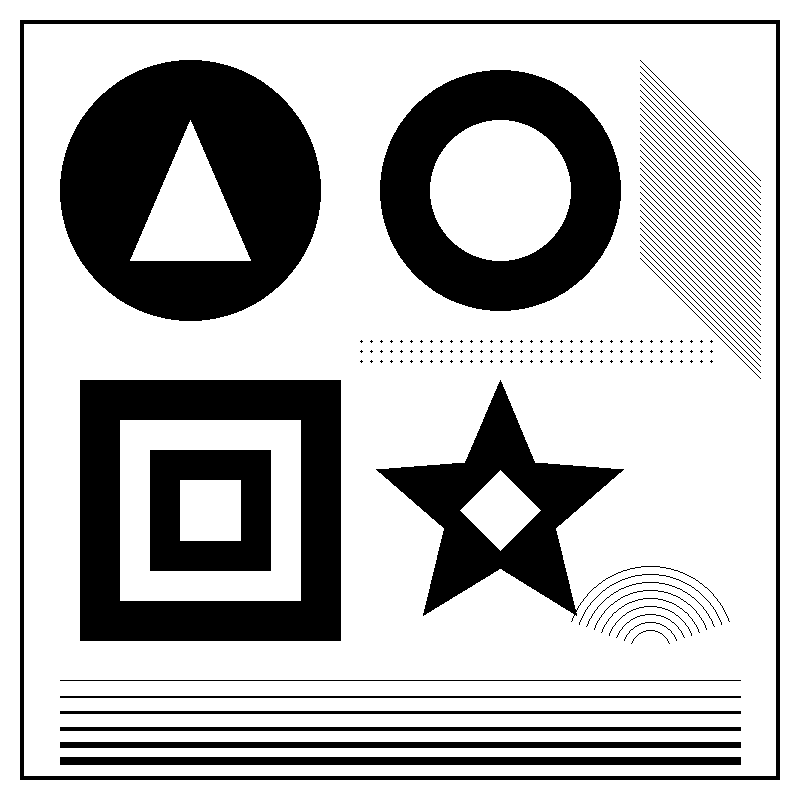
#> input picture algorithm_improvement_pics/Cursor/01_bw_shapes_holes_lines.png, 800 x 800 px
$ python -i palette.py   (imports and definitions only)
#> lines starting #> are read from the running program, lines starting #| are printed output that depends on the picture; after the words box and inside, x2 and y2 are one past the last pixel; in counts of white or black regions, pixels touching at a corner belong together
### src/vectorizer/raster/preprocess.py
"""Preprocessing applied to a copy of the source; never mutates the original."""

from __future__ import annotations

from PIL import Image, ImageFilter

from vectorizer.domain.settings import TraceSettings


# [42 lines left out: function preprocess_image, not called in this run]


def cel_stroke_mask(rgb: Image.Image | object, *, bleed_ink: bool = False) -> object:
    """Boolean mask of dark ink outlines abutting brighter fills.

    JPEG cel art browns true black; require local contrast so couch shadows are
    not treated as strokes.

    `bleed_ink` also accepts thin lines whose chroma was smeared in from a
    saturated fill (fold lines on a yellow curtain read as olive ~(108,80,6)).
    """
    import numpy as np

    if isinstance(rgb, Image.Image):
        arr = np.asarray(rgb.convert("RGB"), dtype=np.uint8)
    else:
        arr = np.asarray(rgb, dtype=np.uint8)
    gray = (
        0.299 * arr[..., 0] + 0.587 * arr[..., 1] + 0.114 * arr[..., 2]
    ).astype(np.float32)
    padded = np.pad(gray, 1, mode="edge")
    neigh_max = np.maximum.reduce(
        [
            padded[:-2, 1:-1],
            padded[2:, 1:-1],
            padded[1:-1, :-2],
            padded[1:-1, 2:],
            padded[:-2, :-2],
            padded[:-2, 2:],
            padded[2:, :-2],
            padded[2:, 2:],
        ]
    )
    sat = arr.max(axis=2).astype(np.int16) - arr.min(axis=2).astype(np.int16)
    contrast = neigh_max - gray
    # Classic cel: dark ink against bright fills (Simpsons pink/orange).
    edge_ink = (gray <= 88.0) & (contrast >= 32.0) & (sat <= 95)
    # Dark-on-dark (Bar green feathers): near-black with modest local lift.
    dark_on_dark = (gray <= 42.0) & (contrast >= 14.0) & (sat <= 55)
    # Thin slate outlines (clouds, sails) are too light for the luma gate;
    # a black-hat (closing minus image) finds lines narrower than the kernel
    # while ignoring wide shadow bands.
    side = max(arr.shape[:2])
    kernel = 5 if side <= 2600 else 7
    gray_img = Image.fromarray(np.clip(gray, 0, 255).astype(np.uint8), "L")
    closed = gray_img.filter(ImageFilter.MaxFilter(kernel)).filter(
        ImageFilter.MinFilter(kernel)
    )
    black_hat = np.asarray(closed, dtype=np.float32) - gray
    thin_ink = (black_hat >= 40.0) & (gray <= 125.0) & (sat <= 90)
    mask = edge_ink | dark_on_dark | thin_ink
    if bleed_ink:
        mask |= (black_hat >= 70.0) & (gray <= 105.0) & (sat <= 135)
    return mask


# [439 lines left out: functions cleanup_cel_fills, prepare_cel_ink, _majority_clean_fills, _despeckle_fills, _thin_stroke_shoulders, _label_regions and 1 more, not called in this run]


def _binary_dilate(mask: object, iterations: int = 1) -> object:
    import numpy as np

    m = np.asarray(mask, dtype=bool)
    for _ in range(max(1, iterations)):
        p = np.pad(m, 1, constant_values=False)
        m = (
            p[:-2, 1:-1]
            | p[2:, 1:-1]
            | p[1:-1, :-2]
            | p[1:-1, 2:]
            | p[:-2, :-2]
            | p[:-2, 2:]
            | p[2:, :-2]
            | p[2:, 2:]
            | m
        )
    return m


# [18 lines left out: function _binary_erode, not called in this run]


def _binary_close(mask: object) -> object:
    return _binary_erode(_binary_dilate(mask, 1), 1)


# [412 lines left out: functions _bridge_stroke_gaps, _four_connect_strokes, _pale_neutral_fill, _palette_plateau_fill, _inpaint_masked, scrub_chroma_key_alpha and 5 more, not called in this run]

### src/vectorizer/raster/color.py
"""Perceptual color helpers used by palette constraint and blend tracing."""

from __future__ import annotations

import numpy as np

from vectorizer.domain.settings import normalize_hex


def hex_to_rgb(value: str) -> tuple[int, int, int]:
    text = normalize_hex(value)[1:]
    return int(text[0:2], 16), int(text[2:4], 16), int(text[4:6], 16)


def rgb_to_hex(rgb: tuple[int, int, int]) -> str:
    r, g, b = (int(c) for c in rgb)
    return f"#{r:02x}{g:02x}{b:02x}"


def srgb_u8_to_oklab(rgb: np.ndarray) -> np.ndarray:
    """Convert uint8 sRGB (..., 3) to OKLab float32. Public-domain OKLab (Ottosson)."""
    arr = np.asarray(rgb, dtype=np.float32) / 255.0
    linear = np.where(arr <= 0.04045, arr / 12.92, ((arr + 0.055) / 1.055) ** 2.4)
    r = linear[..., 0]
    g = linear[..., 1]
    b = linear[..., 2]
    l = 0.4122214708 * r + 0.5363325363 * g + 0.0514459929 * b
    m = 0.2119034982 * r + 0.6806995451 * g + 0.1073969566 * b
    s = 0.0883024619 * r + 0.2817188376 * g + 0.6299787005 * b
    l_ = np.cbrt(np.clip(l, 0.0, None))
    m_ = np.cbrt(np.clip(m, 0.0, None))
    s_ = np.cbrt(np.clip(s, 0.0, None))
    L = 0.2104542553 * l_ + 0.7936177850 * m_ - 0.0040720468 * s_
    A = 1.9779984951 * l_ - 2.4285922050 * m_ + 0.4505937099 * s_
    B = 0.0259040371 * l_ + 0.7827717662 * m_ - 0.8086757660 * s_
    return np.stack((L, A, B), axis=-1).astype(np.float32)


# [58 lines left out: functions nearest_oklab, project_coverage, not called in this run]

### src/vectorizer/domain/settings.py
"""Validated vectorization settings mapped to the active backend."""

from __future__ import annotations

from dataclasses import asdict, dataclass, fields, replace
from enum import Enum
from typing import Any, Mapping


class WorkflowMode(str, Enum):
    AUTOMATIC = "automatic"
    BASIC = "basic"
    ADVANCED = "advanced"


class AutomaticQuality(str, Enum):
    """Quality presets used only while workflow is Automatic.

    The same three labels mean different things by image type. For blended or
    hard artwork they describe the input (noise and blend width). For
    photographs they describe the output (how many shapes to keep).
    """

    FAST = "fast"
    BALANCED = "balanced"
    HIGH = "high"


class AaArtifactRejection(str, Enum):
    """How hard to drop anti-aliased fringe that is not a real feature.

    This is not a minimum-pixel filter; `filter_speckle` already covers that.
    """

    NONE = "none"
    MODERATE = "moderate"
    AGGRESSIVE = "aggressive"


class ColorMode(str, Enum):
    COLOR = "color"
    BINARY = "binary"


class HierarchyMode(str, Enum):
    STACKED = "stacked"
    CUTOUT = "cutout"


class PathFitMode(str, Enum):
    SPLINE = "spline"
    POLYGON = "polygon"
    PIXEL = "none"


class EdgeTreatment(str, Enum):
    """How boundary pixels are interpreted before curves are placed."""

    AUTO = "auto"
    BLENDED = "blended"
    HARD = "hard"
    PHOTO = "photo"


class SvgPaintStyle(str, Enum):
    """Export paint style for SVG (and SVG-derived previews).

    FILL — filled shapes only.
    STROKE_FILL — fill plus a same-color hairline (simple gap workaround).
    GAP_FILLER — filled shapes over average-color understrokes along shared edges.
    STROKE_EDGES — one stroke per shared edge, no fills (laser / vinyl cutting).
    """

    FILL = "fill"
    STROKE_FILL = "stroke_fill"
    GAP_FILLER = "gap_filler"
    STROKE_EDGES = "stroke_edges"


class DxfCurveMode(str, Enum):
    """DXF geometry. Fills are omitted in every mode."""

    LINES = "lines"
    LINES_AND_ARCS = "lines_and_arcs"
    SPLINES = "splines"


class DxfLineDensity(str, Enum):
    """Sample count for LINES mode only.

    Lines-and-arcs and splines keep their own geometry and ignore this.
    """

    FEW = "few"
    NORMAL = "normal"
    MANY = "many"


class EpsCompatibility(str, Enum):
    """PostScript level Inkscape uses for EPS.

    COMPACT is Level 3 (smaller files; Inkscape's own default, so existing
    EPS output stays the same size). COMPATIBLE is Level 2, which opens in
    more tools.
    """

    COMPACT = "compact"
    COMPATIBLE = "compatible"


@dataclass(frozen=True)
class TraceSettings:
    """Parameters that affect VTracer 0.6.x plus app-side preprocessing.

    Backend kwargs exclude preprocess fields. Values are validated before use.
    """

    workflow: WorkflowMode = WorkflowMode.AUTOMATIC
    automatic_quality: AutomaticQuality = AutomaticQuality.BALANCED
    colormode: ColorMode = ColorMode.COLOR
    hierarchical: HierarchyMode = HierarchyMode.STACKED
    mode: PathFitMode = PathFitMode.SPLINE
    filter_speckle: int = 4
    color_precision: int = 6
    layer_difference: int = 16
    corner_threshold: int = 60
    length_threshold: float = 4.0
    max_iterations: int = 10
    splice_threshold: int = 45
    path_precision: int = 3
    # App-side preprocessing (applied before VTracer; original image stays unchanged).
    preserve_transparency: bool = True
    remove_background: bool = False
    background_r: int = 255
    background_g: int = 255
    background_b: int = 255
    background_tolerance: int = 32
    # Soft palette control via quantization before tracing (None/0 = off).
    # VTracer 0.6 has no palette= kwarg; this is an honest preprocess substitute.
    target_colors: int = 0
    # Light median smooth on RGB before tracing (helps JPEG/photo noise).
    # Alpha is preserved; Automatic mode may enable this for noisy content.
    smooth_noise: bool = False
    # When False, the worker traces the provided raster as-is (used for
    # segmentation retrace so edits are not re-quantized away).
    apply_preprocess: bool = True
    # Blended artwork keeps anti-aliasing and places curves inside those pixels.
    # Hard artwork and pixel art snap to flat colors. Photographs posterize.
    edge_treatment: EdgeTreatment = EdgeTreatment.AUTO
    # Exact output colors. Empty means the tracer may choose.
    palette: tuple[str, ...] = ()
    # Max sRGB distance (0–255) for palette snap. 255 = always snap (legacy).
    # Lower values leave unmatched fringe colors unchanged until remapped/removed.
    palette_tolerance: int = 255
    # Optional (source, target) remaps applied after snap. Target #00000000 drops.
    palette_remaps: tuple[tuple[str, str], ...] = ()
    svg_paint_style: SvgPaintStyle = SvgPaintStyle.FILL
    # Gap-filler / stroke-edge stroke width in CSS px (used by GAP_FILLER + STROKE_EDGES).
    gap_filler_width: float = 2.0
    gap_filler_non_scaling: bool = True
    # Prefer native circle/rect geometry when a contour fits (blend/gradient tracers).
    parameterized_shapes: bool = True
    dxf_curve_mode: DxfCurveMode = DxfCurveMode.LINES
    # LINES mode only: few ≈ 4 samples, normal ≈ 8 (historic default), many ≈ 16.
    dxf_line_density: DxfLineDensity = DxfLineDensity.NORMAL
    eps_compatibility: EpsCompatibility = EpsCompatibility.COMPACT
    # Post-pass for unlimited traces (empty palette and target_colors == 0).
    # Off by default: Automatic free-color already snaps to a suggested palette
    # when it has one, and merging near-duplicate fills without a request would
    # hide intentional steps. Medium OKLab radius lives in svg.edit.
    cluster_similar_colors: bool = False
    # 0 = loader default (GUI prompts, CLI/batch reject past ~25 megapixels).
    # A positive value shrinks the working copy; the source file is unchanged.
    max_side: int = 0
    # Curve follow vs wiggle flattening. 0 hugs pixels, 100 flattens them.
    # Scales blend fit tolerance/blur and the VTracer length threshold.
    # `path_precision` stays decimal places and is not a smoothness control.
    contour_smoothness: int = 50
    # Post-fit node density. Higher keeps more nodes (less Douglas–Peucker).
    node_budget: int = 50
    aa_artifact_rejection: AaArtifactRejection = AaArtifactRejection.MODERATE

    def background_rgb_tuple(self) -> tuple[int, int, int]:
        return (int(self.background_r), int(self.background_g), int(self.background_b))

    # [233 lines left out: functions validated, to_backend_kwargs, to_json, from_mapping, artwork_input_width_px, scaled_length_threshold and 2 more, not called in this run]


def normalize_hex(value: str) -> str:
    text = value.strip().lower()
    if text.startswith("#"):
        text = text[1:]
    if len(text) == 3:
        text = "".join(ch * 2 for ch in text)
    if len(text) != 6 or any(ch not in "0123456789abcdef" for ch in text):
        raise ValueError(f"invalid color {value!r}")
    return f"#{text}"


# [16 lines left out: function normalize_hex_or_transparent, not called in this run]

### src/vectorizer/raster/palette.py
"""Suggested trace palettes and hard assignment of pixels to those colors."""

from __future__ import annotations

from dataclasses import dataclass

import numpy as np
from PIL import Image

from vectorizer.domain.settings import normalize_hex
from vectorizer.raster.color import hex_to_rgb, nearest_oklab, rgb_to_hex, srgb_u8_to_oklab

# Include odd counts so 3- and 5-color logos are not forced into 4/8 buckets.
# 24–32 cover rich cel / cartoon scenes (walls, furniture, accents, ink).
SUGGESTED_COUNTS: tuple[int, ...] = (2, 3, 4, 5, 6, 8, 12, 16, 24, 28, 32)
# Cel scenes: mild hue emphasis so pink walls stay off orange chairs without
# pulling shaded oranges into brown ink slots.
_CEL_CHROMA_WEIGHT = 1.35


@dataclass(frozen=True)
class PaletteSuggestions:
    """Candidate palettes plus the count that fits the image best."""

    best: int
    palettes: dict[int, tuple[str, ...]]


# [84 lines left out: function suggest_palettes, not called in this run]


def cel_fill_palette(
    image: Image.Image,
    *,
    max_colors: int = 26,
    max_side: int = 1100,
    radius: float = 0.05,
    chroma_weight: float = 1.6,
    min_share: float = 0.0005,
    thin_strip_residuals: bool = False,
) -> tuple[str, ...]:
    """Flat-fill inks for ink-outlined cel art, ignoring strokes and AA fringe.

    Quantizing the whole raster lets brown JPEG outlines and blended edges eat
    slots, while small but distinct flats (white sails, gold frames, a blue lamp
    neck) disappear. Here only flat interior pixels vote, and inks are chosen
    by set cover in chroma-weighted OKLab so each slot adds a new colour rather
    than another shade of the wall.

    `thin_strip_residuals` lets fills hatched by dense ink (a curtain with fold
    lines every few pixels) earn a slot: they fail the 5×5 flatness vote or
    fall just under `min_pixels` after downscale, so soft 3×3 pixels far from
    every chosen ink get a second set-cover pass (including flat leftovers).
    """
    from PIL import ImageFilter

    from vectorizer.raster.preprocess import _binary_dilate, cel_stroke_mask

    rgba_img = image.convert("RGBA")
    width, height = rgba_img.size
    if max(width, height) > max_side:
        scale = max_side / float(max(width, height))
        rgba_img = rgba_img.resize(
            (max(1, int(width * scale)), max(1, int(height * scale))),
            Image.Resampling.BOX,
        )
    rgba = np.asarray(rgba_img, dtype=np.uint8)
    rgb = rgba[..., :3]
    opaque = rgba[..., 3] >= 128
    stroke = _binary_dilate(cel_stroke_mask(rgb), 1)
    med_img = Image.fromarray(rgb, "RGB").filter(ImageFilter.MedianFilter(3))
    med = np.asarray(med_img, dtype=np.uint8)
    hi = np.asarray(med_img.filter(ImageFilter.MaxFilter(5)), dtype=np.int16)
    lo = np.asarray(med_img.filter(ImageFilter.MinFilter(5)), dtype=np.int16)
    # Skip transparent / chroma-key leftovers so magenta never earns a slot.
    chroma = (
        (med[..., 0] >= 200)
        & (med[..., 2] >= 200)
        & (med[..., 1] <= 80)
    )
    flat = ((hi - lo).max(axis=2) <= 16) & ~stroke & opaque & ~chroma
    pixels = med[flat]
    if len(pixels) < 64:
        return ()
    step = max(1, len(pixels) // 150_000)
    pixels = np.ascontiguousarray(pixels[::step])
    side = int(np.sqrt(len(pixels)))
    square = Image.fromarray(pixels[: side * side].reshape(side, side, 3), "RGB")
    method = getattr(Image.Quantize, "MAXCOVERAGE", Image.Quantize.MEDIANCUT)
    quantized = square.quantize(colors=96, method=method, dither=Image.Dither.NONE)
    raw = np.asarray((quantized.getpalette() or [])[: 96 * 3], dtype=np.uint8).reshape(-1, 3)
    used = np.asarray(quantized.histogram()[: len(raw)]) > 0
    candidates = raw[used]
    if len(candidates) == 0:
        return ()

    weight = np.asarray([1.0, chroma_weight, chroma_weight], dtype=np.float32)
    pix_lab = srgb_u8_to_oklab(pixels.reshape(1, -1, 3))[0] * weight
    cand_lab = srgb_u8_to_oklab(candidates.reshape(1, -1, 3))[0] * weight

    def _sq_dist(centers: np.ndarray) -> np.ndarray:
        return (
            (pix_lab * pix_lab).sum(-1)[:, None]
            - 2.0 * pix_lab @ centers.T
            + (centers * centers).sum(-1)[None, :]
        )

    near = _sq_dist(cand_lab) < radius * radius
    min_pixels = max(8, int(len(pixels) * min_share))
    covered = np.zeros(len(pixels), dtype=bool)
    chosen: list[int] = []
    for _ in range(max_colors):
        gain = (near & ~covered[:, None]).sum(axis=0)
        if chosen:
            gain[chosen] = -1
        best = int(np.argmax(gain))
        if gain[best] < min_pixels:
            break
        chosen.append(best)
        covered |= near[:, best]
    if not chosen:
        return ()

    centers = cand_lab[chosen].copy()
    for _ in range(4):
        assign = np.argmin(_sq_dist(centers), axis=1)
        counts = np.bincount(assign, minlength=len(centers))
        for i in np.nonzero(counts)[0]:
            centers[i] = pix_lab[assign == i].mean(axis=0)
        centers = centers[counts >= min_pixels]
        if len(centers) == 0:
            return ()
    assign = np.argmin(_sq_dist(centers), axis=1)
    ranked: list[tuple[int, str]] = []
    seen: set[str] = set()
    for i in range(len(centers)):
        members = pixels[assign == i]
        if len(members) == 0:
            continue
        median = np.median(members, axis=0)
        hex_color = normalize_hex(
            rgb_to_hex((int(median[0]), int(median[1]), int(median[2])))
        )
        if hex_color in seen:
            continue
        seen.add(hex_color)
        ranked.append((len(members), hex_color))
    ranked.sort(key=lambda item: -item[0])
    colors = [color for _count, color in ranked]
    if thin_strip_residuals and len(colors) < max_colors:
        # Curtain yellow & similar: fold lines fail 5×5 flatness, and the few
        # flat leftovers often sit just under min_pixels after downscale. Pull
        # soft 3×3 interiors that are still far from every reported ink.
        hi3 = np.asarray(med_img.filter(ImageFilter.MaxFilter(3)), dtype=np.int16)
        lo3 = np.asarray(med_img.filter(ImageFilter.MinFilter(3)), dtype=np.int16)
        soft = (
            ((hi3 - lo3).max(axis=2) <= 24) & ~stroke & opaque & ~chroma
        )
        # Measure against reported medians, not k-means means: a cream mean
        # drifts toward yellow when yellow pixels joined its votes.
        reported = np.asarray([hex_to_rgb(c) for c in colors], dtype=np.uint8)
        extras = _thin_strip_inks(
            med[soft],
            srgb_u8_to_oklab(reported.reshape(1, -1, 3))[0] * weight,
            weight,
            radius=radius,
            min_pixels=max(8, min_pixels // 3),
            limit=6,
            seen=seen,
        )
        # Small shaded solids (a sea-green lamp base, a green book spine)
        # fall under min_pixels once the flat vote is subsampled and sit
        # inside the 2r blend gate of a neighbouring teal, so they dither
        # between two inks. Their flat pixels are not edge blends.
        reported = np.asarray(
            [hex_to_rgb(c) for c in (*colors, *extras)], dtype=np.uint8
        )
        extras += _thin_strip_inks(
            med[flat],
            srgb_u8_to_oklab(reported.reshape(1, -1, 3))[0] * weight,
            weight,
            radius=radius,
            min_pixels=max(8, min_pixels * 2),
            limit=3,
            seen=seen,
            far_gate=1.6,
        )
        colors = _prune_by_error_rise(
            med[soft | flat],
            [*colors, *extras],
            weight,
            max_colors,
            tolerance=1.2 * radius,
        )
    return tuple(colors)


# [577 lines left out: functions soft_ramp_palette, prune_aa_fringe, _is_mix_of, _prune_by_error_rise, _thin_strip_inks, snap_image_to_palette and 8 more, not called in this run]

>>> from PIL import Image
>>> picture = Image.open('../../../algorithm_improvement_pics/Cursor/01_bw_shapes_holes_lines.png')
#> picture is the input picture: PIL image 800x800 RGB; 72.7% white; 162 black regions (108 under 20 px), largest, box (x1, y1, x2, y2) and area: (60, 60, 321, 321) 44864, (80, 380, 341, 641) 35360, (380, 70, 621, 311) 29984
>>> result = cel_fill_palette(picture)
#> in cel_stroke_mask, `padded = np.pad(gray, 1, mode="edge")`:
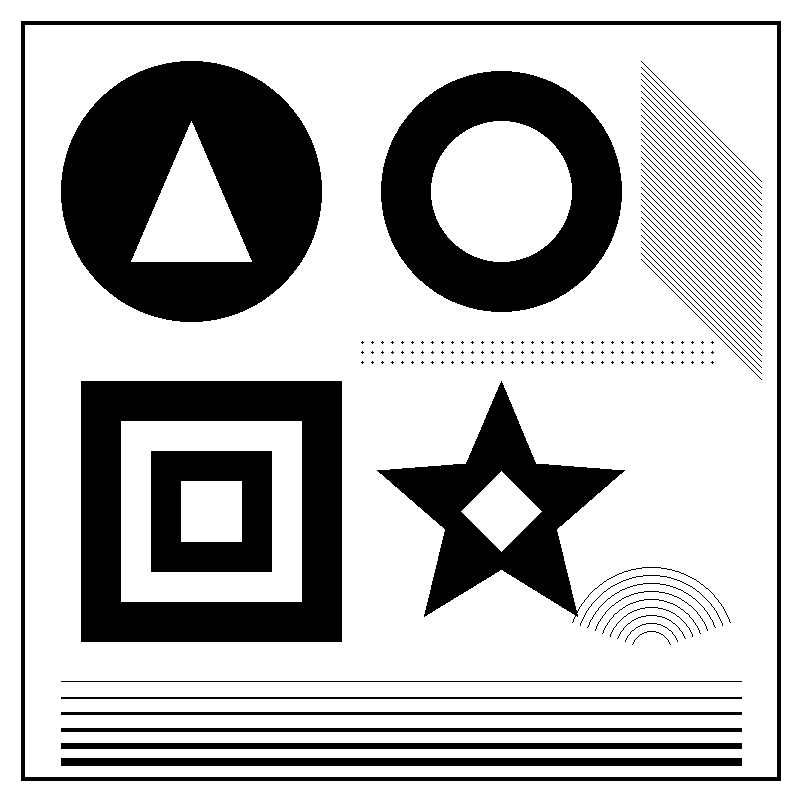
#> padded: shape (802, 802) float32; 72.9% white; 162 black regions (108 under 20 px), largest, box (x1, y1, x2, y2) and area: (61, 61, 322, 322) 44864, (81, 381, 342, 642) 35360, (381, 71, 622, 312) 29984
#> in cel_stroke_mask, `neigh_max = np.maximum.reduce( [ padded[:-2, 1:-1], padded[2:, 1:-1], ..`:
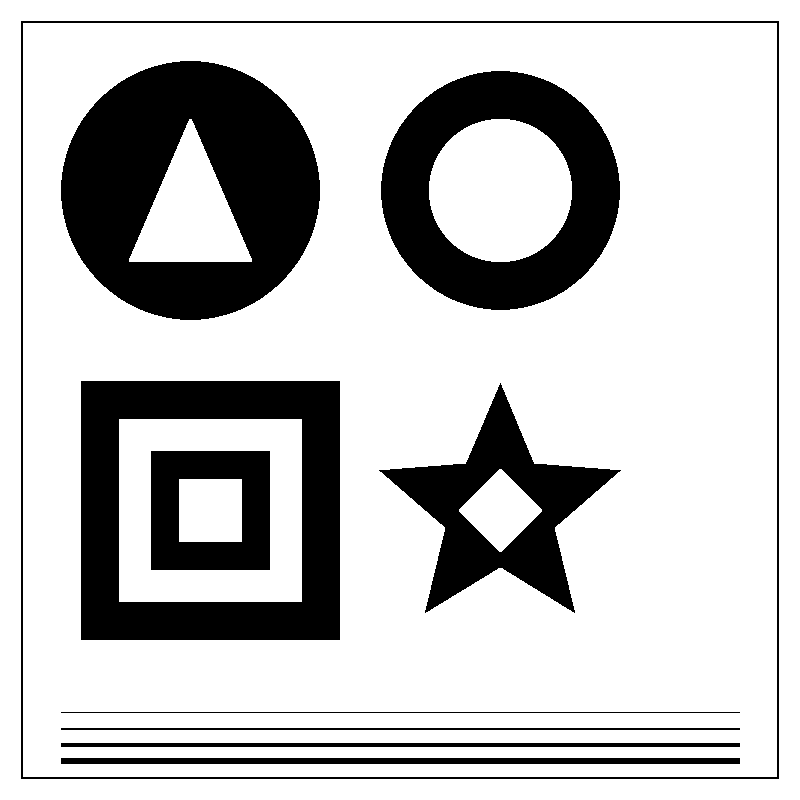
#> neigh_max: shape (800, 800) float32; 76.8% white; 10 black regions, largest, box (x1, y1, x2, y2) and area: (61, 61, 320, 320) 43296, (81, 381, 340, 640) 33592, (381, 71, 620, 310) 28456
#> (the rest of the program and of its run is left out)
